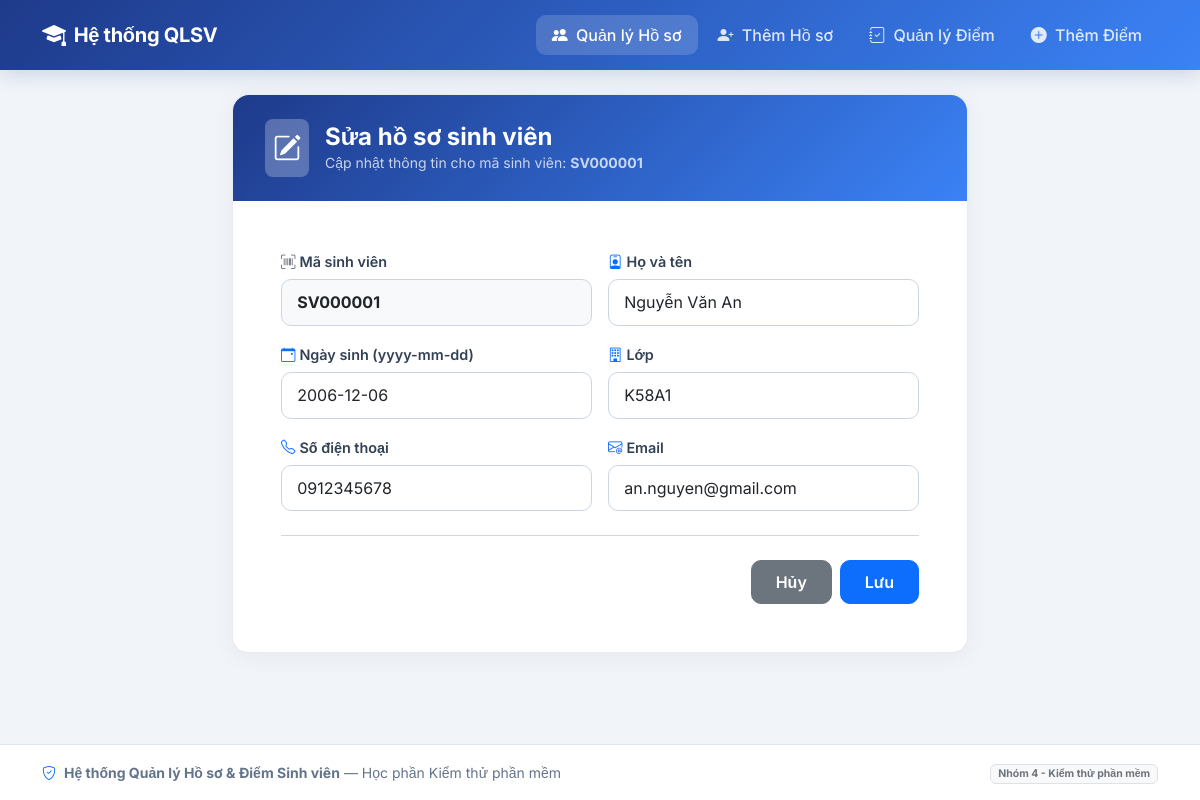
/edit_student.php?id=SV000001, run on the app's committed database.
### tables this page shows
CREATE TABLE `sinhvien` (
  `ma_sv` varchar(20) NOT NULL,
  `ho_ten` varchar(100) NOT NULL,
  `ngay_sinh` date NOT NULL,
  `so_dien_thoai` varchar(15) NOT NULL,
  `lop` varchar(50) NOT NULL,
  `email` varchar(100) NOT NULL
);

### edit_student.php (the view, shortened to what this page needs)
<?php
require_once 'db.php';
$errors = [];
$ma_sv = $_GET['id'];
$stmt = $pdo->prepare("SELECT * FROM sinhvien WHERE ma_sv = :ma_sv");
$stmt->execute(['ma_sv' => $ma_sv]);
$sv = $stmt->fetch(PDO::FETCH_ASSOC);
?>
<?php include 'header.php'; ?>
<div class="row justify-content-center">
    <div class="col-lg-8">
        <div class="card-modern">
            <div class="form-header-banner d-flex align-items-center gap-3">
                <div class="bg-white bg-opacity-25 rounded-3 p-2 fs-3 d-flex align-items-center justify-content-center">
                    <i class="bi bi-pencil-square"></i>
                </div>
                <div>
                    <h3 class="mb-0 fw-bold fs-4">Sửa hồ sơ sinh viên</h3>
                    <div class="small opacity-75">Cập nhật thông tin cho mã sinh viên: <strong><?= htmlspecialchars($sv['ma_sv']) ?></strong></div>
                </div>
            </div>
            <div class="p-4 p-md-5">
                <form method="POST" action="" id="formEditStudent">
                    <div class="row g-3">
                        <div class="col-md-6">
                            <label class="form-label"><i class="bi bi-upc-scan me-1 text-secondary"></i>Mã sinh viên</label>
                            <input type="text" id="ma_sv" class="form-control bg-light fw-bold" value="<?= htmlspecialchars($sv['ma_sv']) ?>" disabled>
                        </div>
                        <div class="col-md-6">
                            <label class="form-label"><i class="bi bi-person-badge me-1 text-primary"></i>Họ và tên</label>
                            <input type="text" id="ho_ten" name="ho_ten" class="form-control <?= isset($errors['ho_ten']) ? 'is-invalid' : '' ?>" value="<?= htmlspecialchars($_POST['ho_ten'] ?? $sv['ho_ten']) ?>">
                        </div>
                        <div class="col-md-6">
                            <label class="form-label"><i class="bi bi-calendar-event me-1 text-primary"></i>Ngày sinh (yyyy-mm-dd)</label>
                            <input type="text" id="ngay_sinh" name="ngay_sinh" placeholder="yyyy-mm-dd" class="form-control <?= isset($errors['ngay_sinh']) ? 'is-invalid' : '' ?>" value="<?= htmlspecialchars($_POST['ngay_sinh'] ?? $sv['ngay_sinh']) ?>">
                        </div>
                        <div class="col-md-6">
                            <label class="form-label"><i class="bi bi-building me-1 text-primary"></i>Lớp</label>
                            <input type="text" id="lop" name="lop" class="form-control <?= isset($errors['lop']) ? 'is-invalid' : '' ?>" value="<?= htmlspecialchars($_POST['lop'] ?? $sv['lop']) ?>">
                        </div>
                        <div class="col-md-6">
                            <label class="form-label"><i class="bi bi-telephone me-1 text-primary"></i>Số điện thoại</label>
                            <input type="text" id="so_dien_thoai" name="so_dien_thoai" class="form-control <?= isset($errors['so_dien_thoai']) ? 'is-invalid' : '' ?>" value="<?= htmlspecialchars($_POST['so_dien_thoai'] ?? $sv['so_dien_thoai']) ?>">
                        </div>
                        <div class="col-md-6">
                            <label class="form-label"><i class="bi bi-envelope-at me-1 text-primary"></i>Email</label>
                            <input type="text" id="email" name="email" class="form-control <?= isset($errors['email']) ? 'is-invalid' : '' ?>" value="<?= htmlspecialchars($_POST['email'] ?? $sv['email']) ?>">
                        </div>
                    </div>
                    <hr class="my-4 text-muted opacity-25">
                    <div class="d-flex justify-content-end gap-2">
                        <a href="index.php" id="btnHuy" class="btn btn-secondary px-4">Hủy</a>
                        <button type="submit" id="btnLuu" class="btn btn-primary px-4">Lưu</button>
                    </div>
                </form>
            </div>
        </div>
    </div>
</div>
<?php include 'footer.php'; ?>

### header.php (style rules this page uses)
:root { --primary-gradient: linear-gradient(135deg, #1e3a8a 0%, #3b82f6 100%); --surface-bg: #f1f5f9; --card-radius: 16px; }
body { font-family: 'Inter', sans-serif; background-color: var(--surface-bg); color: #1e293b; min-height: 100vh; display: flex; flex-direction: column; }
.card-modern { background: #ffffff; border: 1px solid rgba(226, 232, 240, 0.8); border-radius: var(--card-radius); box-shadow: 0 4px 24px rgba(15, 23, 42, 0.05); }
.form-header-banner { background: var(--primary-gradient); color: white; padding: 1.5rem 2rem; border-radius: var(--card-radius) var(--card-radius) 0 0; }
.form-label { font-weight: 600; font-size: 0.9rem; color: #334155; margin-bottom: 0.4rem; }
.form-control { border-radius: 10px; padding: 0.65rem 0.95rem; border: 1px solid #cbd5e1; transition: all 0.2s ease; }
.btn { border-radius: 10px; font-weight: 600; padding: 0.55rem 1.2rem; transition: all 0.2s ease; }

### data on the page
sinhvien: ma_sv "SV000001", ho_ten "Nguyễn Văn An", ngay_sinh "2006-12-06", lop "K58A1", so_dien_thoai "0912345678", email "an.nguyen@gmail.com"
